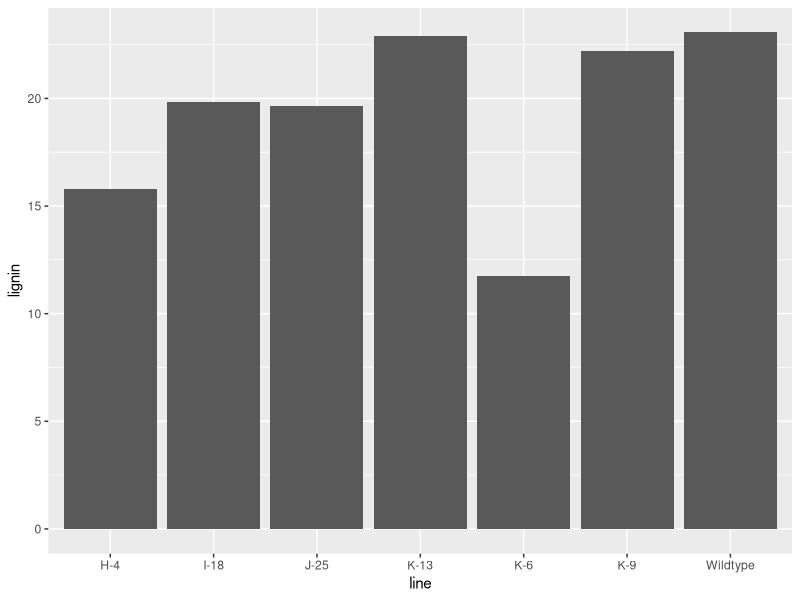
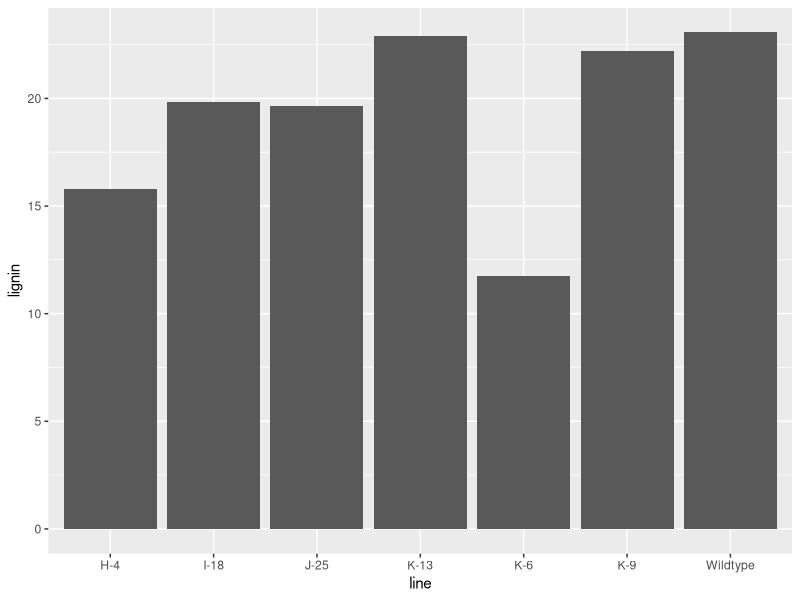
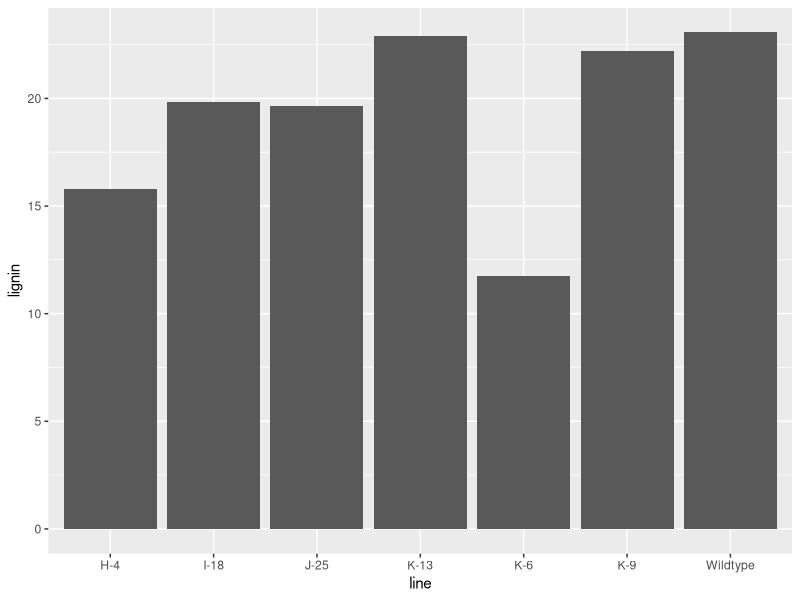
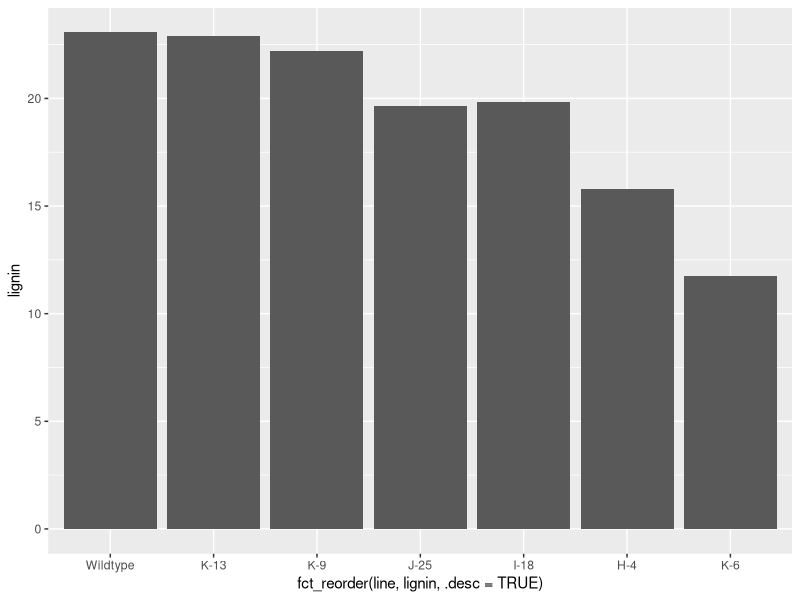
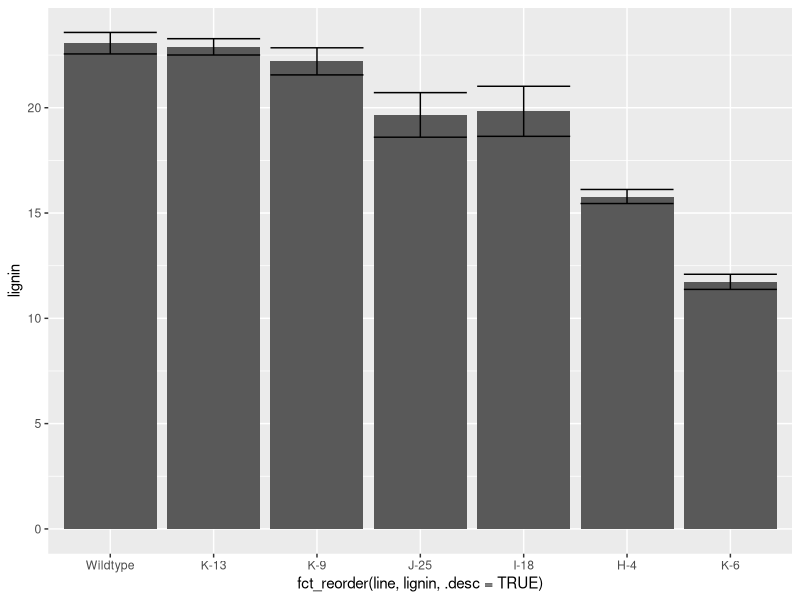
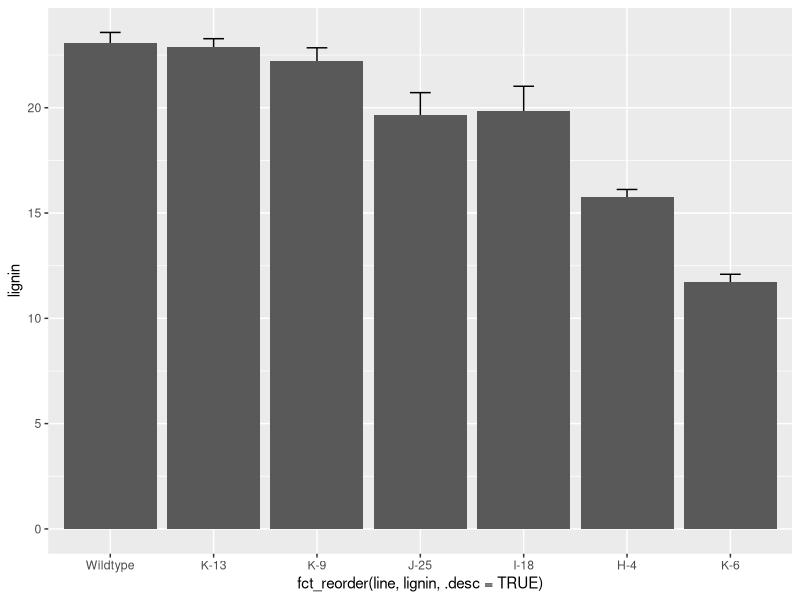
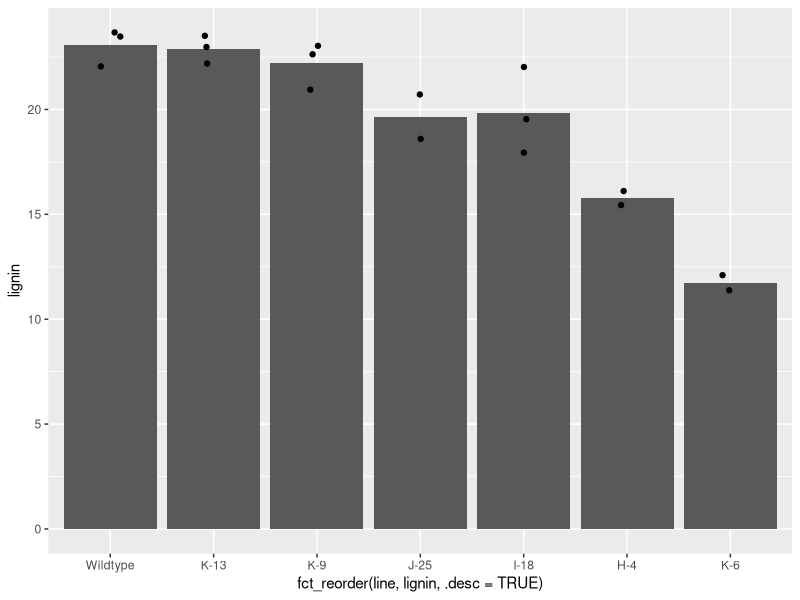
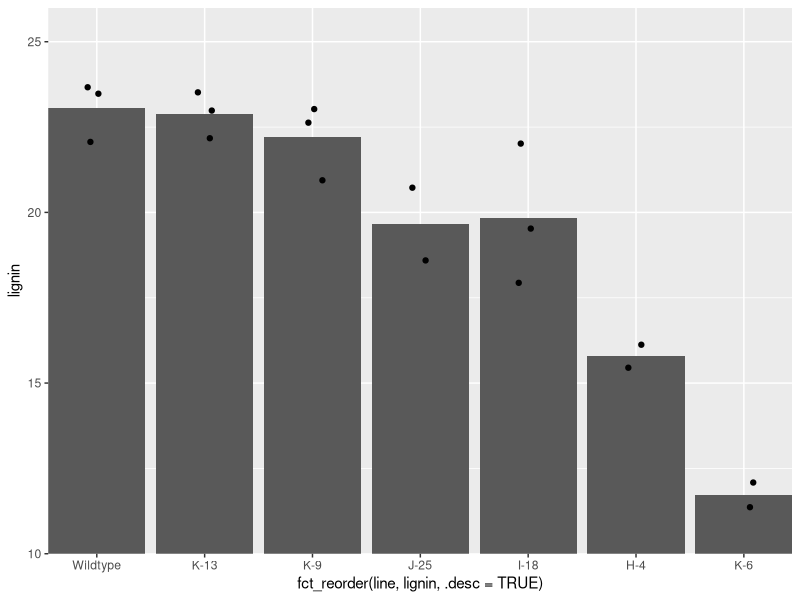

Source code (R) for these figures, in order:
## ---- chunk 1
theme_sulis <- function(base_size = 8) {
  theme_minimal(
    base_size = base_size
  ) %+replace%
    theme(
      axis.ticks = element_blank(),
      axis.text.x = element_text(
        size = base_size,
        colour = "black",
        margin = margin(1, 1, 1, 1)
      ),
      axis.text.y = element_text(
        colour = "black",
        size = base_size,
        angle = 0,
        vjust = 0.5,
        hjust = 1,
        margin = margin(1, 1, 1, 1)
      ),
      axis.title = element_text(
        colour = "black",
        size = base_size
      ),
      axis.line = element_line(),
      panel.grid.major = element_blank(),
      panel.grid.minor = element_blank(),
      legend.text = element_text(size = base_size),
      legend.key.height = unit(4, "mm"),
      complete = TRUE
    )
}
## ---- chunk 2
#| echo: true
library(tidyverse)
sulis_bar_data <- read_tsv(file = "data/Sulis2023_fig3EF.tsv")
## ---- chunk 3
#| echo: true
library(tidyverse)
sulis_bar_data <- read_tsv("data/Sulis2023_fig3EF.tsv")
sulis_bar_data
## ---- chunk 4
#| echo: true
#| code-line-numbers: "7-11|13"
#| output-location: column-fragment
panel_E <- ggplot(
  data = sulis_bar_data,
  aes(
    x = line,
    y = lignin
  )
) +
  geom_bar(
    stat = "summary",
    fun.y = "mean"
  )

panel_E
## ---- chunk 5
#| echo: true
#| output-location: column-fragment
panel_E <- ggplot() +
  geom_bar(
    data = sulis_bar_data,
    aes(
      x = line,
      y = lignin
    ),
    stat = "summary",
    fun.y = "mean"
  )

panel_E
## ---- chunk 6
panel_E <- ggplot(
  data = sulis_bar_data,
  aes(
    x = line,
    y = lignin
  )
) +
  geom_bar(
    stat = "summary",
    fun.y = "mean"
  )

panel_E
## ---- chunk 7
#| echo: true
#| code-line-numbers: "4-8"
#| output-location: column-fragment
panel_E <- ggplot(
  data = sulis_bar_data,
  aes(
    x = fct_reorder(
      line,
      lignin,
      .desc = TRUE
    ),
    y = lignin
  )
) +
  geom_bar(
    stat = "summary",
    fun.y = "mean"
  )

panel_E
## ---- chunk 8
#| echo: true
#| code-line-numbers: "16-19"
#| output-location: column-fragment
panel_E <- ggplot(
  data = sulis_bar_data,
  aes(
    x = fct_reorder(
      line,
      lignin,
      .desc = TRUE
    ),
    y = lignin
  )
) +
  geom_bar(
    stat = "summary",
    fun = "mean"
  ) +
  geom_errorbar(
    stat = "summary",
    fun.data = "mean_se"
  )

panel_E
## ---- chunk 9
#| echo: true
#| code-line-numbers: "12-20"
#| output-location: column-fragment
panel_E <- ggplot(
  data = sulis_bar_data,
  aes(
    x = fct_reorder(
      line,
      lignin,
      .desc = TRUE
    ),
    y = lignin
  )
) +
  geom_errorbar(
    stat = "summary",
    fun.data = "mean_se",
    width = 0.2
  ) +
  geom_bar(
    stat = "summary",
    fun = "mean"
  )

panel_E
## ---- chunk 10
#| echo: true
#| code-line-numbers: "16"
#| output-location: column-fragment
panel_E <- ggplot(
  data = sulis_bar_data,
  aes(
    x = fct_reorder(
      line,
      lignin,
      .desc = TRUE
    ),
    y = lignin
  )
) +
  geom_bar(
    stat = "summary",
    fun = "mean"
  ) +
  geom_jitter(width = 0.1)

panel_E
## ---- chunk 11
#| echo: true
#| code-line-numbers: "18-21"
#| output-location: column-fragment
library(ggtext)
panel_E <- ggplot(
  data = sulis_bar_data,
  aes(
    x = fct_reorder(
      line,
      lignin,
      .desc = TRUE
    ),
    y = lignin
  )
) +
  geom_bar(
    stat = "summary",
    fun = "mean"
  ) +
  geom_jitter(width = 0.1) +
  coord_cartesian(
    ylim = c(10, 26),
    expand = FALSE
  )

panel_E
## ---- chunk 12
#| echo: true
#| code-line-numbers: "12-14|16,19"
#| output-location: column-fragment
panel_E <- ggplot(
  data = sulis_bar_data,
  aes(
    x = fct_reorder(
      line,
      lignin,
      .desc = TRUE
    ),
    y = lignin
  )
) +
  scale_fill_distiller(
    palette = "Greys"
  ) + # colorbrewer2.org palettes
  geom_bar(
    aes(fill = lignin),
    stat = "summary",
    fun = "mean",
    colour = "black"
  ) +
  geom_jitter(width = 0.1)

panel_E
## ---- chunk 13
#| echo: true
#| code-line-numbers: "16"
#| output-location: column-fragment
panel_E <- ggplot(
  data = sulis_bar_data,
  aes(
    x = fct_reorder(
      line,
      lignin,
      .desc = TRUE
    ),
    y = lignin
  )
) +
  scale_fill_distiller(
    palette = "Greys"
  ) +
  geom_bar(
    aes(fill = after_stat(y)),
    stat = "summary",
    fun = "mean",
    colour = "black"
  ) +
  geom_jitter(width = 0.1)

panel_E
## ---- chunk 14
#| echo: true
#| code-line-numbers: "1|23-29"
#| output-location: column-fragment
library(ggtext)
panel_E <- ggplot(
  data = sulis_bar_data,
  aes(
    x = fct_reorder(
      line,
      lignin,
      .desc = TRUE
    ),
    y = lignin
  )
) +
  scale_fill_distiller(
    palette = "Greys"
  ) +
  geom_bar(
    aes(fill = after_stat(y)),
    stat = "summary",
    fun = "mean",
    colour = "black"
  ) +
  geom_jitter(width = 0.1) +
  labs(
    x = NULL,
    y = "<b>Lignin content</b> (% wt)"
  ) +
  theme(
    axis.title.y = element_markdown()
  )

panel_E
## ---- chunk 15
#| echo: true
#| code-line-numbers: "28-32"
#| output-location: column-fragment
panel_E <- ggplot(
  data = sulis_bar_data,
  aes(
    x = fct_reorder(
      line,
      lignin,
      .desc = TRUE
    ),
    y = lignin
  )
) +
  scale_fill_distiller(
    palette = "Greys"
  ) +
  geom_bar(
    aes(fill = ..y..),
    stat = "summary",
    fun = "mean",
    colour = "black"
  ) +
  geom_jitter(width = 0.1) +
  labs(
    x = NULL,
    y = "<b>Lignin content</b> (% wt)"
  ) +
  theme(
    axis.title.y = element_markdown(),
    axis.text.x = element_text(
      angle = 90,
      vjust = 0.5,
      hjust = 1
    )
  )

panel_E
## ---- chunk 16
#| echo: true
#| code-line-numbers: "33"
#| output-location: column-fragment
panel_E <- ggplot(
  data = sulis_bar_data,
  aes(
    x = fct_reorder(
      line,
      lignin,
      .desc = TRUE
    ),
    y = lignin
  )
) +
  scale_fill_distiller(
    palette = "Greys"
  ) +
  geom_bar(
    aes(fill = ..y..),
    stat = "summary",
    fun = "mean",
    colour = "black"
  ) +
  geom_jitter(width = 0.1) +
  labs(
    x = NULL,
    y = "<b>Lignin content</b> (% wt)"
  ) +
  theme(
    axis.title.y = element_markdown(),
    axis.text.x = element_text(
      angle = 90,
      vjust = 0.5,
      hjust = 1
    ),
    legend.position = "none"
  )

panel_E
## ---- chunk 17
#| echo: true
#| code-line-numbers: "22-27|32-36|37"
#| output-location: column-fragment
panel_E <- ggplot(
  data = sulis_bar_data,
  aes(
    x = fct_reorder(
      line,
      lignin,
      .desc = TRUE
    ),
    y = lignin
  )
) +
  scale_fill_distiller(
    palette = "Greys"
  ) +
  geom_bar(
    aes(fill = ..y..),
    stat = "summary",
    fun = "mean",
    colour = "black",
    width = 0.8
  ) +
  geom_jitter(
    width = 0.1,
    shape = 21,
    fill = "black",
    colour = "white"
  ) +
  labs(
    x = NULL,
    y = "<b>Lignin content</b> (% wt)"
  ) +
  scale_y_continuous(
    expand = expansion(
      mult = c(0, 0.05)
    )
  ) +
  theme_sulis() +
  theme(
    axis.title.y = element_markdown(),
    axis.text.x = element_text(
      angle = 90,
      vjust = 0.5,
      hjust = 1
    ),
    legend.position = "none"
  )

panel_E
## ---- chunk 18
panel_E <- ggplot(
  data = sulis_bar_data,
  aes(
    x = fct_reorder(
      line,
      lignin,
      .desc = TRUE
    ),
    y = lignin
  )
) +
  scale_fill_distiller(
    palette = "Greys"
  ) +
  geom_bar(
    aes(fill = ..y..),
    stat = "summary",
    fun = "mean",
    colour = "black",
    width = 0.8
  ) +
  geom_jitter(
    width = 0.1,
    shape = 21,
    fill = "black",
    colour = "white"
  ) +
  labs(
    x = NULL,
    y = "<b>Lignin content</b> (% wt)"
  ) +
  scale_y_continuous(
    expand = expansion(
      mult = c(0, 0.05)
    )
  ) +
  theme_sulis() +
  theme(
    axis.title.y = element_markdown(),
    axis.text.x = element_text(
      angle = 90,
      vjust = 0.5,
      hjust = 1
    ),
    legend.position = "none"
  )

panel_E
## ---- chunk 19
#| echo: true
#| code-line-numbers: "1|9|14|31"
#| output-location: column-fragment
panel_F <- ggplot(
  data = sulis_bar_data,
  aes(
    x = fct_reorder(
      line,
      lignin,
      .desc = TRUE
    ),
    y = CL
  )
) +
  scale_fill_distiller(
    palette = "Greys",
    direction = 1
  ) +
  geom_bar(
    aes(fill = ..y..),
    stat = "summary",
    fun = "mean",
    colour = "black",
    width = 0.8
  ) +
  geom_jitter(
    width = 0.1,
    shape = 21,
    fill = "black",
    colour = "white"
  ) +
  labs(
    x = NULL,
    y = "<b>C/L ratio</b>"
  ) +
  scale_y_continuous(
    expand = expansion(
      mult = c(0, 0.05)
    )
  ) +
  theme_sulis() +
  theme(
    axis.title.y = element_markdown(),
    axis.text.x = element_text(
      angle = 90,
      vjust = 0.5,
      hjust = 1
    ),
    legend.position = "none"
  )

panel_F
## ---- chunk 20
#| echo: true
sulis_scatter_data <- read_tsv("data/Sulis2023_fig3G.tsv")
## ---- chunk 21
#| echo: true
#| code-line-numbers: ""
#| output-location: column
panel_K <- ggplot(
  data = sulis_scatter_data,
  aes(
    x = rel_lignin,
    y = rel_volume
  )
) +
  geom_point() +
  theme_sulis()

panel_K
## ---- chunk 22
#| echo: true
#| code-line-numbers: "8-13"
#| output-location: column
panel_K <- ggplot(
  data = sulis_scatter_data,
  aes(
    x = rel_lignin,
    y = rel_volume
  )
) +
  geom_point(
    aes(colour = type)
  ) +
  scale_colour_manual(
    values = c("blue", "red")
  ) +
  theme_sulis()

panel_K
## ---- chunk 23
#| echo: true
#| code-line-numbers: "12"
#| output-location: column
panel_K <- ggplot(
  data = sulis_scatter_data,
  aes(
    x = rel_lignin,
    y = rel_volume
  )
) +
  geom_point(
    aes(colour = type)
  ) +
  scale_colour_manual(
    values = c("#275d95", "#d25952")
  ) +
  theme_sulis()

panel_K
## ---- chunk 24
#| echo: true
#| code-line-numbers: "11-13|15"
#| output-location: column-fragment
panel_K <- ggplot(
  data = sulis_scatter_data,
  aes(
    x = rel_lignin,
    y = rel_volume
  )
) +
  geom_point(
    aes(
      colour = type,
      fill = after_scale(
        alpha(colour, 0.4)
      )
    ),
    shape = "circle filled"
  ) +
  scale_colour_manual(
    values = c("#275d95", "#d25952")
  ) +
  theme_sulis()

panel_K
## ---- chunk 25
#| echo: true
#| code-line-numbers: "20-23"
#| output-location: column
panel_K <- ggplot(
  data = sulis_scatter_data,
  aes(
    x = rel_lignin,
    y = rel_volume
  )
) +
  geom_point(
    aes(
      colour = type,
      fill = after_scale(
        alpha(colour, 0.4)
      )
    ),
    shape = "circle filled"
  ) +
  scale_colour_manual(
    values = c("#275d95", "#d25952")
  ) +
  theme_sulis() +
  theme(
    legend.position = c(0.25, 0.95),
    legend.title = element_blank()
  )

panel_K
## ---- chunk 26
#| echo: true
#| code-line-numbers: "8-12"
#| output-location: column
panel_K <- ggplot(
  data = sulis_scatter_data,
  aes(
    x = rel_lignin,
    y = rel_volume
  )
) +
  geom_hline(
    yintercept = 100,
    colour = "grey",
    linetype = "dashed"
  ) +
  geom_point(
    aes(
      colour = type,
      fill = after_scale(alpha(colour, 0.4))
    ),
    shape = "circle filled"
  ) +
  scale_colour_manual(
    values = c("#275d95", "#d25952")
  ) +
  theme_sulis() +
  theme(
    legend.position = c(0.25, 0.95),
    legend.title = element_blank()
  )

panel_K
## ---- chunk 27
#| fig-height: 3
panel_K <- ggplot(
  data = sulis_scatter_data,
  aes(
    x = rel_lignin,
    y = rel_volume
  )
) +
  geom_hline(
    yintercept = 100,
    colour = "grey",
    linetype = "dashed"
  ) +
  geom_point(
    aes(
      colour = type,
      fill = after_scale(alpha(colour, 0.4))
    ),
    shape = "circle filled"
  ) +
  scale_colour_manual(
    values = c("#275d95", "#d25952")
  ) +
  labs(
    x = "**Lignin content** (% of wildtype)",
    y = "<b>Stem volume</b> (% of wildtype)"
  ) +
  theme_sulis() +
  theme(
    axis.title.x = element_markdown(),
    axis.title.y = element_markdown(),
    legend.position = c(0.25, 0.95),
    legend.title = element_blank()
  )

panel_K
## ---- chunk 28
sulis_scatter_data[c(98:110), ]
## ---- chunk 29
#| echo: true
#| code-line-numbers: "1|21-23"
#| output-location: column-fragment
library(ggrepel)
panel_K <- ggplot(
  data = sulis_scatter_data,
  aes(
    x = rel_lignin,
    y = rel_volume
  )
) +
  geom_hline(
    yintercept = 100,
    colour = "grey",
    linetype = "dashed"
  ) +
  geom_point(
    aes(
      colour = type,
      fill = after_scale(alpha(colour, 0.4))
    ),
    shape = "circle filled"
  ) +
  geom_label_repel(
    aes(label = label),
  ) +
  scale_colour_manual(
    values = c("#275d95", "#d25952")
  ) +
  labs(
    x = "**Lignin content** (% of wildtype)",
    y = "<b>Stem volume</b> (% of wildtype)"
  ) +
  theme_sulis() +
  theme(
    axis.title.x = element_markdown(),
    axis.title.y = element_markdown(),
    legend.position = c(0.25, 0.95),
    legend.title = element_blank()
  )

panel_K
## ---- chunk 30
#| echo: true
#| code-line-numbers: "23"
#| output-location: column-fragment
library(ggrepel)
panel_K <- ggplot(
  data = sulis_scatter_data,
  aes(
    x = rel_lignin,
    y = rel_volume
  )
) +
  geom_hline(
    yintercept = 100,
    colour = "grey",
    linetype = "dashed"
  ) +
  geom_point(
    aes(
      colour = type,
      fill = after_scale(alpha(colour, 0.4))
    ),
    shape = "circle filled"
  ) +
  geom_label_repel(
    aes(label = label),
    size = 8
  ) +
  scale_colour_manual(
    values = c("#275d95", "#d25952")
  ) +
  labs(
    x = "**Lignin content** (% of wildtype)",
    y = "<b>Stem volume</b> (% of wildtype)"
  ) +
  theme_sulis() +
  theme(
    axis.title.x = element_markdown(),
    axis.title.y = element_markdown(),
    legend.position = c(0.25, 0.95),
    legend.title = element_blank()
  )

panel_K
## ---- chunk 31
#| echo: true
#| code-line-numbers: "1|24"
#| output-location: column-fragment
ggtext_size <- 8 / (14 / 5)
library(ggrepel)
panel_K <- ggplot(
  data = sulis_scatter_data,
  aes(
    x = rel_lignin,
    y = rel_volume
  )
) +
  geom_hline(
    yintercept = 100,
    colour = "grey",
    linetype = "dashed"
  ) +
  geom_point(
    aes(
      colour = type,
      fill = after_scale(alpha(colour, 0.4))
    ),
    shape = "circle filled"
  ) +
  geom_label_repel(
    aes(label = label),
    size = ggtext_size
  ) +
  scale_colour_manual(
    values = c("#275d95", "#d25952")
  ) +
  labs(
    x = "**Lignin content** (% of wildtype)",
    y = "<b>Stem volume</b> (% of wildtype)"
  ) +
  theme_sulis() +
  theme(
    axis.title.x = element_markdown(),
    axis.title.y = element_markdown(),
    legend.position = c(0.25, 0.95),
    legend.title = element_blank()
  )

panel_K
## ---- chunk 32
#| echo: true
#| code-line-numbers: "25-27"
#| output-location: column
ggtext_size <- 8 / (14 / 5)
library(ggrepel)
panel_K <- ggplot(
  data = sulis_scatter_data,
  aes(
    x = rel_lignin,
    y = rel_volume
  )
) +
  geom_hline(
    yintercept = 100,
    colour = "grey",
    linetype = "dashed"
  ) +
  geom_point(
    aes(
      colour = type,
      fill = after_scale(alpha(colour, 0.4))
    ),
    shape = "circle filled"
  ) +
  geom_label_repel(
    aes(label = label),
    size = ggtext_size,
    label.size = NA,
    fill = rgb(1, 1, 1, 0.5),
    min.segment.length = 0
  ) +
  scale_colour_manual(
    values = c("#275d95", "#d25952")
  ) +
  labs(
    x = "**Lignin content** (% of wildtype)",
    y = "<b>Stem volume</b> (% of wildtype)"
  ) +
  theme_sulis() +
  theme(
    axis.title.x = element_markdown(),
    axis.title.y = element_markdown(),
    legend.position = c(0.25, 0.95),
    legend.title = element_blank()
  )

panel_K
## ---- chunk 33
#| echo: true
#| fig-height: 3
#| fig-width: 8
library(patchwork)
panel_E + panel_F + panel_K
## ---- chunk 34
#| echo: true
#| fig-height: 3
#| fig-width: 8
library(patchwork)
panel_E + panel_F + panel_K +
  plot_layout(widths = c(1, 1, 1.75))
## ---- chunk 35
#| echo: true
#| fig-height: 3
#| fig-width: 8
library(patchwork)
panel_E + panel_F + panel_K +
  plot_layout(widths = c(1, 1, 1.75)) &
  plot_annotation(tag_levels = "A")
## ---- chunk 36
#| echo: true
#| fig-height: 3
#| fig-width: 8
library(patchwork)
panel_E + panel_F + panel_K +
  plot_layout(widths = c(1, 1, 1.75)) &
  plot_annotation(tag_levels = list(c("E", "F", "K"))) &
  theme(plot.tag = element_text(size = 10, face = "bold"))
## ---- chunk 37
#| fig-height: 2.5
#| fig-width: 10
library(patchwork)
panel_E + panel_F + panel_K +
  plot_layout(widths = c(1, 1, 1.75)) &
  plot_annotation(tag_levels = list(c("E", "F", "K"))) &
  theme(plot.tag = element_text(
    size = 10, face = "bold"
  ))
## ---- chunk 38
#| echo: true
ggsave(
  "images/fig3.pdf",
  width = 180,
  height = 60,
  units = "mm"
)
## ---- chunk 39
#| echo: true
library(ragg)
ggsave(
  "images/fig3.png",
  width = 180,
  height = 60,
  units = "mm",
  device = agg_png
)
